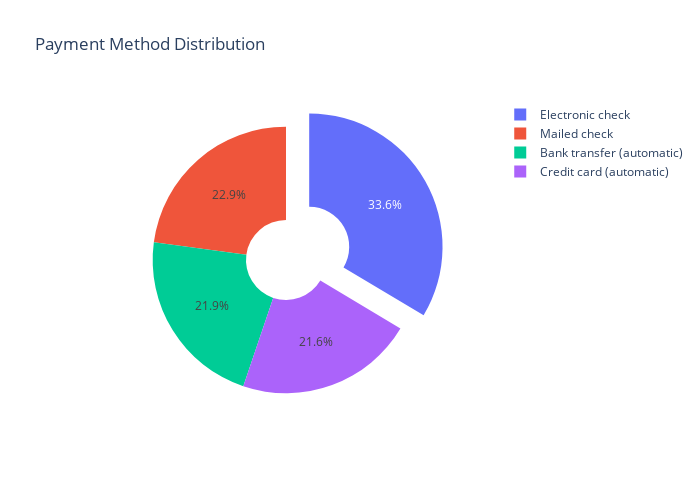

This figure's notebook cell:
### Code cell
labels = df['PaymentMethod'].unique()
values = df['PaymentMethod'].value_counts()

fig7 = go.Figure(data=[go.Pie(labels=labels, values=values, hole=.3, pull = [0.2,0,0,0])])
fig7.update_layout(title_text="Payment Method Distribution",width=700, height=500)
fig7.show()

fig8 = px.histogram(df, x="Churn", color="PaymentMethod", title="Customer Payment Method distribution w.r.t. Churn")
fig8.update_layout(width=700, height=500, bargap=0.1)
fig8.show()

### Figure 1 — Plotly figure (JSON) as saved in the notebook; plotly's stock layout.template omitted (floating-point values rounded to 4 significant figures)
{"data": [{"hole": 0.3, "labels": ["Electronic check", "Mailed check", "Bank transfer (automatic)", "Credit card (automatic)"], "pull": [0.2, 0, 0, 0], "type": "pie", "values": [2365, 1612, 1544, 1522]}], "layout": {"height": 500, "title": {"text": "Payment Method Distribution"}, "width": 700}}
